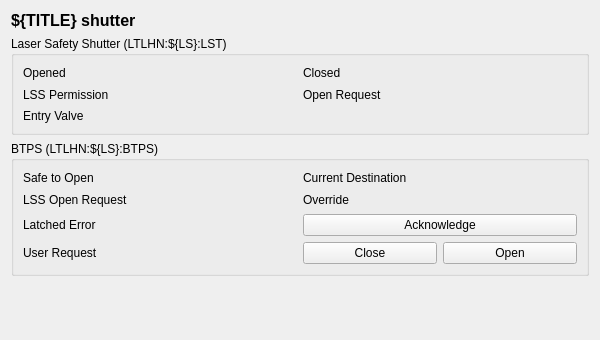
<?xml version="1.0" encoding="UTF-8"?>
<ui version="4.0">
 <class>LaserShutter</class>
 <widget class="QWidget" name="LaserShutter">
  <property name="geometry">
   <rect>
    <x>0</x>
    <y>0</y>
    <width>600</width>
    <height>340</height>
   </rect>
  </property>
  <property name="minimumSize">
   <size>
    <width>600</width>
    <height>340</height>
   </size>
  </property>
  <property name="windowTitle">
   <string>${TITLE}</string>
  </property>
  <layout class="QVBoxLayout" name="main_layout">
   <item>
    <widget class="QLabel" name="title">
     <property name="font">
      <font>
       <pointsize>12</pointsize>
       <weight>75</weight>
       <bold>true</bold>
      </font>
     </property>
     <property name="text">
      <string>${TITLE} shutter</string>
     </property>
    </widget>
   </item>
   <item>
    <widget class="QGroupBox" name="lss_group">
     <property name="title">
      <string>Laser Safety Shutter (LTLHN:${LS}:LST)</string>
     </property>
     <layout class="QGridLayout" name="lss_layout">
      <item row="0" column="0">
       <widget class="QLabel" name="opened_title">
        <property name="text">
         <string>Opened</string>
        </property>
       </widget>
      </item>
      <item row="0" column="1">
       <widget class="PyDMByteIndicator" name="opened">
        <property name="minimumSize">
         <size>
          <width>0</width>
          <height>16</height>
         </size>
        </property>
        <property name="maximumSize">
         <size>
          <width>16777215</width>
          <height>16</height>
         </size>
        </property>
        <property name="channel">
         <string>ca://LTLHN:${LS}:LST:OPN_RBV</string>
        </property>
        <property name="showLabels">
         <bool>false</bool>
        </property>
        <property name="circles">
         <bool>true</bool>
        </property>
       </widget>
      </item>
      <item row="0" column="2">
       <widget class="QLabel" name="closed_title">
        <property name="text">
         <string>Closed</string>
        </property>
       </widget>
      </item>
      <item row="0" column="3">
       <widget class="PyDMByteIndicator" name="closed">
        <property name="minimumSize">
         <size>
          <width>0</width>
          <height>16</height>
         </size>
        </property>
        <property name="maximumSize">
         <size>
          <width>16777215</width>
          <height>16</height>
         </size>
        </property>
        <property name="channel">
         <string>ca://LTLHN:${LS}:LST:CLS_RBV</string>
        </property>
        <property name="showLabels">
         <bool>false</bool>
        </property>
        <property name="circles">
         <bool>true</bool>
        </property>
       </widget>
      </item>
      <item row="1" column="0">
       <widget class="QLabel" name="permission_title">
        <property name="text">
         <string>LSS Permission</string>
        </property>
       </widget>
      </item>
      <item row="1" column="1">
       <widget class="PyDMByteIndicator" name="permission">
        <property name="minimumSize">
         <size>
          <width>0</width>
          <height>16</height>
         </size>
        </property>
        <property name="maximumSize">
         <size>
          <width>16777215</width>
          <height>16</height>
         </size>
        </property>
        <property name="channel">
         <string>ca://LTLHN:${LS}:LST:LSS_RBV</string>
        </property>
        <property name="showLabels">
         <bool>false</bool>
        </property>
        <property name="circles">
         <bool>true</bool>
        </property>
       </widget>
      </item>
      <item row="1" column="2">
       <widget class="QLabel" name="request_title">
        <property name="text">
         <string>Open Request</string>
        </property>
       </widget>
      </item>
      <item row="1" column="3">
       <widget class="PyDMByteIndicator" name="request">
        <property name="minimumSize">
         <size>
          <width>0</width>
          <height>16</height>
         </size>
        </property>
        <property name="maximumSize">
         <size>
          <width>16777215</width>
          <height>16</height>
         </size>
        </property>
        <property name="channel">
         <string>ca://LTLHN:${LS}:LST:REQ_RBV</string>
        </property>
        <property name="showLabels">
         <bool>false</bool>
        </property>
        <property name="circles">
         <bool>true</bool>
        </property>
       </widget>
      </item>
      <item row="2" column="0">
       <widget class="QLabel" name="valve_title">
        <property name="text">
         <string>Entry Valve</string>
        </property>
       </widget>
      </item>
      <item row="2" column="1" colspan="3">
       <widget class="PyDMLabel" name="valve">
        <property name="alignment">
         <set>Qt::AlignCenter</set>
        </property>
        <property name="channel">
         <string>ca://LTLHN:${LS}:VGC:01:POS_STATE_RBV</string>
        </property>
       </widget>
      </item>
     </layout>
    </widget>
   </item>
   <item>
    <widget class="QGroupBox" name="btps_group">
     <property name="title">
      <string>BTPS (LTLHN:${LS}:BTPS)</string>
     </property>
     <layout class="QGridLayout" name="btps_layout">
      <item row="0" column="0">
       <widget class="QLabel" name="safe_title">
        <property name="text">
         <string>Safe to Open</string>
        </property>
       </widget>
      </item>
      <item row="0" column="1">
       <widget class="PyDMByteIndicator" name="safe">
        <property name="minimumSize">
         <size>
          <width>0</width>
          <height>16</height>
         </size>
        </property>
        <property name="maximumSize">
         <size>
          <width>16777215</width>
          <height>16</height>
         </size>
        </property>
        <property name="channel">
         <string>ca://LTLHN:${LS}:BTPS:Safe_RBV</string>
        </property>
        <property name="showLabels">
         <bool>false</bool>
        </property>
        <property name="circles">
         <bool>true</bool>
        </property>
       </widget>
      </item>
      <item row="0" column="2">
       <widget class="QLabel" name="dest_title">
        <property name="text">
         <string>Current Destination</string>
        </property>
       </widget>
      </item>
      <item row="0" column="3">
       <widget class="PyDMLabel" name="dest">
        <property name="alignment">
         <set>Qt::AlignCenter</set>
        </property>
        <property name="channel">
         <string>ca://LTLHN:${LS}:BTPS:CurrentLD_RBV</string>
        </property>
       </widget>
      </item>
      <item row="1" column="0">
       <widget class="QLabel" name="lss_request_title">
        <property name="text">
         <string>LSS Open Request</string>
        </property>
       </widget>
      </item>
      <item row="1" column="1">
       <widget class="PyDMByteIndicator" name="lss_request">
        <property name="minimumSize">
         <size>
          <width>0</width>
          <height>16</height>
         </size>
        </property>
        <property name="maximumSize">
         <size>
          <width>16777215</width>
          <height>16</height>
         </size>
        </property>
        <property name="channel">
         <string>ca://LTLHN:${LS}:BTPS:LSS:OpenRequest_RBV</string>
        </property>
        <property name="showLabels">
         <bool>false</bool>
        </property>
        <property name="circles">
         <bool>true</bool>
        </property>
       </widget>
      </item>
      <item row="1" column="2">
       <widget class="QLabel" name="override_title">
        <property name="text">
         <string>Override</string>
        </property>
       </widget>
      </item>
      <item row="1" column="3">
       <widget class="PyDMByteIndicator" name="override">
        <property name="minimumSize">
         <size>
          <width>0</width>
          <height>16</height>
         </size>
        </property>
        <property name="maximumSize">
         <size>
          <width>16777215</width>
          <height>16</height>
         </size>
        </property>
        <property name="channel">
         <string>ca://LTLHN:${LS}:BTPS:Override_RBV</string>
        </property>
        <property name="showLabels">
         <bool>false</bool>
        </property>
        <property name="circles">
         <bool>true</bool>
        </property>
       </widget>
      </item>
      <item row="2" column="0">
       <widget class="QLabel" name="error_title">
        <property name="text">
         <string>Latched Error</string>
        </property>
       </widget>
      </item>
      <item row="2" column="1">
       <widget class="PyDMByteIndicator" name="error">
        <property name="minimumSize">
         <size>
          <width>0</width>
          <height>16</height>
         </size>
        </property>
        <property name="maximumSize">
         <size>
          <width>16777215</width>
          <height>16</height>
         </size>
        </property>
        <property name="channel">
         <string>ca://LTLHN:${LS}:BTPS:Error_RBV</string>
        </property>
        <property name="onColor">
         <color>
          <red>255</red>
          <green>0</green>
          <blue>0</blue>
         </color>
        </property>
        <property name="showLabels">
         <bool>false</bool>
        </property>
        <property name="circles">
         <bool>true</bool>
        </property>
       </widget>
      </item>
      <item row="2" column="2" colspan="2">
       <widget class="PyDMPushButton" name="acknowledge">
        <property name="toolTip">
         <string>Acknowledge the latched BTPS error</string>
        </property>
        <property name="text">
         <string>Acknowledge</string>
        </property>
        <property name="channel">
         <string>ca://LTLHN:${LS}:BTPS:Acknowledge</string>
        </property>
        <property name="pressValue">
         <string>1</string>
        </property>
       </widget>
      </item>
      <item row="3" column="0">
       <widget class="QLabel" name="user_title">
        <property name="text">
         <string>User Request</string>
        </property>
       </widget>
      </item>
      <item row="3" column="1">
       <widget class="PyDMByteIndicator" name="user_open">
        <property name="minimumSize">
         <size>
          <width>0</width>
          <height>16</height>
         </size>
        </property>
        <property name="maximumSize">
         <size>
          <width>16777215</width>
          <height>16</height>
         </size>
        </property>
        <property name="channel">
         <string>ca://LTLHN:${LS}:BTPS:UserOpen_RBV</string>
        </property>
        <property name="showLabels">
         <bool>false</bool>
        </property>
        <property name="circles">
         <bool>true</bool>
        </property>
       </widget>
      </item>
      <item row="3" column="2">
       <widget class="PyDMPushButton" name="user_close">
        <property name="text">
         <string>Close</string>
        </property>
        <property name="channel">
         <string>ca://LTLHN:${LS}:BTPS:UserOpen</string>
        </property>
        <property name="pressValue">
         <string>0</string>
        </property>
       </widget>
      </item>
      <item row="3" column="3">
       <widget class="PyDMPushButton" name="user_open_button">
        <property name="text">
         <string>Open</string>
        </property>
        <property name="channel">
         <string>ca://LTLHN:${LS}:BTPS:UserOpen</string>
        </property>
        <property name="showConfirmDialog">
         <bool>true</bool>
        </property>
        <property name="confirmMessage">
         <string>Request to open the ${LS} shutter?</string>
        </property>
        <property name="pressValue">
         <string>1</string>
        </property>
       </widget>
      </item>
     </layout>
    </widget>
   </item>
   <item>
    <spacer name="bottom_spacer">
     <property name="orientation">
      <enum>Qt::Vertical</enum>
     </property>
     <property name="sizeType">
      <enum>QSizePolicy::Expanding</enum>
     </property>
     <property name="sizeHint" stdset="0">
      <size>
       <width>20</width>
       <height>40</height>
      </size>
     </property>
    </spacer>
   </item>
  </layout>
 </widget>
 <customwidgets>
  <customwidget>
   <class>PyDMPushButton</class>
   <extends>QPushButton</extends>
   <header>pydm.widgets.pushbutton</header>
  </customwidget>
  <customwidget>
   <class>PyDMByteIndicator</class>
   <extends>QWidget</extends>
   <header>pydm.widgets.byte</header>
  </customwidget>
  <customwidget>
   <class>PyDMLabel</class>
   <extends>QLabel</extends>
   <header>pydm.widgets.label</header>
  </customwidget>
 </customwidgets>
 <resources/>
 <connections/>
</ui>
